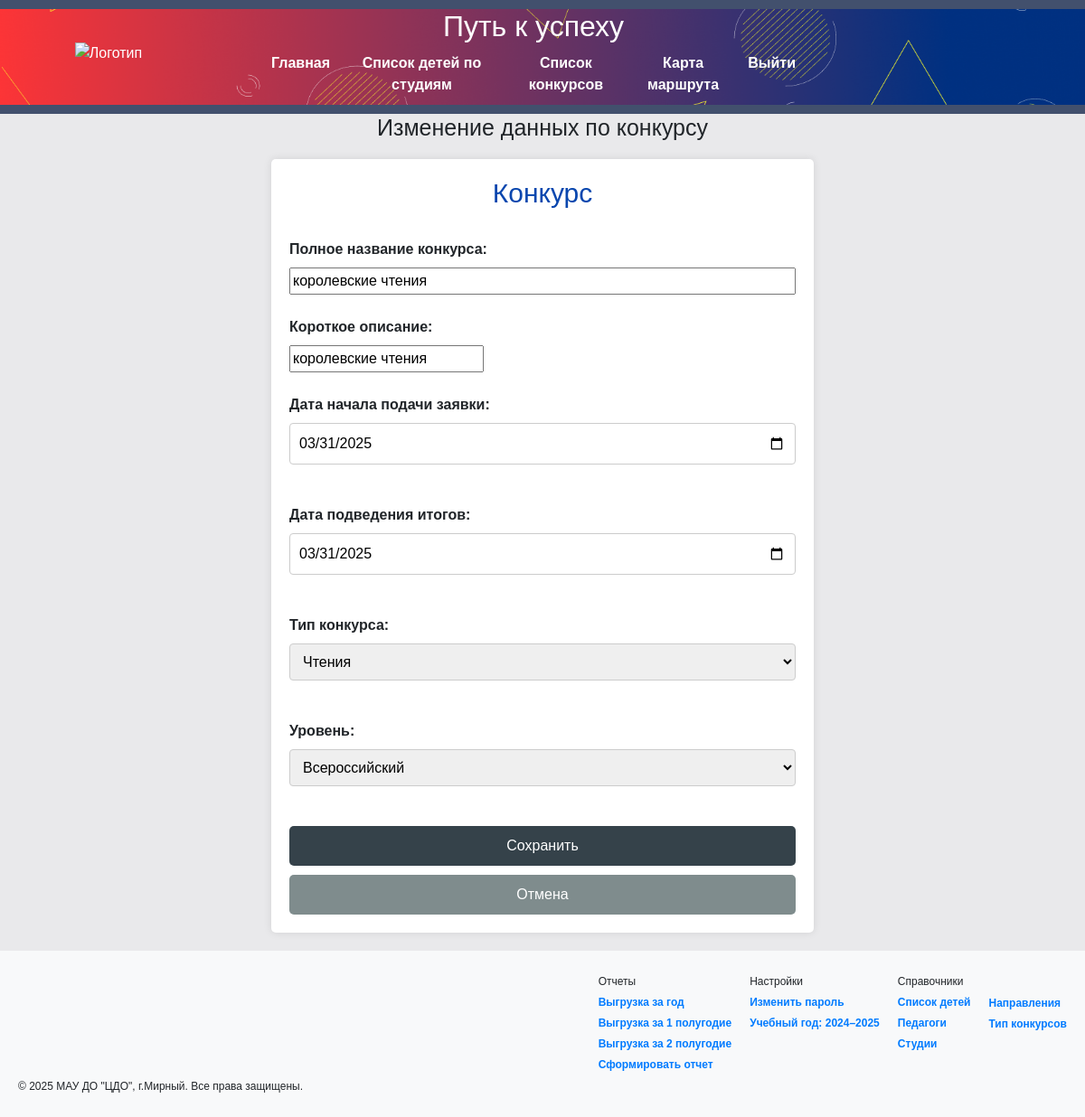
The page /edit_event_inevent/41 (signed in) on the database its author committed.
### tables this page shows
CREATE TABLE events_table (
        id INTEGER PRIMARY KEY AUTOINCREMENT,
        name TEXT NOT NULL,
        opisanie TEXT,
        srok_podachi_date DATE,
        result_date DATE,
        level TEXT,
        type_event_id INTEGER,
        FOREIGN KEY (type_event_id) REFERENCES event_type(id)
    );

CREATE TABLE event_type (
        id INTEGER PRIMARY KEY AUTOINCREMENT,
        name TEXT NOT NULL UNIQUE
    );

### flask_app.py (the view)
@app.route('/edit_event_inevent/<int:id_event>', methods=['GET', 'POST'])
def edit_event_inevent(id_event):
    ev = get_events_by_id(id_event)
    event_types = get_event_types()
    if request.method == 'POST':
        edit_in_events(request, id_event)
        return redirect(url_for('events'))
    else:
        return render_template('edit_event_in_event.html', event=ev, levels=levels, event_types=event_types)

### flask_app.py (called while the page is built)
@app.before_request
def before_request():
    if 'username' not in session and request.endpoint not in ['login', 'static']:
        return redirect(url_for('login'))
    if 'username' in session and request.endpoint not in ['login', 'static']:
        username = session['username']
        year_1, year_2 = get_user_year_settings(username)
        session['year_1'] = year_1
        session['year_2'] = year_2
        session.modified = True

### sql_utils/crud_db.py (called while the page is built)
def get_user_year_settings(username):
    try:
        conn = get_db_connection()
        cursor = conn.cursor()
        cursor.execute("""
             SELECT year_1, year_2 FROM user_settings
             WHERE user=?
             ORDER BY id DESC
             LIMIT 1
         """, (username,))
        result = cursor.fetchone()
        if result:
            return result[0], result[1]
        return 2024, 2025  # значения по умолчанию
    except Exception as e:
        flash(f'Ошибка получения настроек пользователя: {e}', 'error')
        return 2024, 2025
    finally:
        conn.close()

### sql_utils/db_helpers.py (called while the page is built)
def get_db_connection():
    conn = sqlite3.connect('date_source.db')
    conn.row_factory = sqlite3.Row
    return conn

def dict_from_row(row):
    result = {}
    for key in row.keys():
        value = row[key]
        result[key] = value if value is not None and row[key] != 'None' else ''
    return result

### sql_utils/event_db.py (called while the page is built)
def get_events_by_id(event_id):
    conn = get_db_connection()
    cursor = conn.cursor()
    cursor.execute("SELECT * FROM events_table WHERE id = ?", (event_id,))
    event = cursor.fetchone()
    conn.close()
    if event:
        return dict_from_row(event)
    return None

def get_event_types():
    conn = get_db_connection()
    conn.row_factory = sqlite3.Row
    cursor = conn.cursor()
    cursor.execute("SELECT * FROM event_type")
    types = cursor.fetchall()
    conn.close()
    return [dict_from_row(row) for row in types]

### templates/edit_event_in_event.html (shortened to what this page needs)
{% extends 'base.html' %}
{% block content %}
    <h3 style="text-align: center; font-size: 25px">Изменение данных по конкурсу</h3>
    <form class="form" method="POST">
        <h2>Конкурс</h2>
        <br>
        <label name="name">Полное название конкурса:</label>
        <input type="string" id="name" name="name" value="{{ event['name'] }}" required style="width: 100%;">
        <br><br>
        <label for="opisanie">Короткое описание:</label>
        <input type="string" id="opisanie" name="opisanie" value="{{ event['opisanie'] }}" required>
        <br><br>
        <label for="srok_podachi_date">Дата начала подачи заявки:</label>
        <input type="date" id="srok_podachi_date" name="srok_podachi_date" value="{{ event['srok_podachi_date'] }}">
        <br><br>
        <label for="result_date">Дата подведения итогов:</label>
        <input type="date" id="result_date" name="result_date" value="{{ event['result_date'] }}">
        <br><br>
        <label for="type_event_id">Тип конкурса:</label>
        <select id="type_event_id" name="type_event_id" required>
            {% for et in event_types %}
                <option value="{{ et.id }}" {% if et.id == event['type_event_id'] %}selected{% endif %}>
                    {{ et.name }}
                </option>
            {% endfor %}
        </select>
        <br><br>
        <label for="level">Уровень:</label>
        <select id="level" name="level" required>
            {% for level in levels %}
                <option value="{{ level }}" {% if level == event['level'] %}selected{% endif %}>
                    {{ level }}
                </option>
            {% endfor %}
        </select>
        <br><br>
        <input type="submit" value="Сохранить">
        <button type="button" class="cancel-button" onclick="history.back();">Отмена</button>
        <br>
    </form>
{% endblock %}

### static/styles.css (style rules this page uses)
html, body { margin: 0; }
body { font-family: Arial, sans-serif; margin: 0; padding: 0; background-color: #E9E9EB; width: 100%; box-sizing: border-box; }
h2 { text-align: center; color: #0846AE; font-size: 30px; }
form { background: #ffffff; border-radius: 5px; padding: 20px; box-shadow: 0 0 10px rgba(0, 0, 0, 0.1); max-width: 600px; margin: 20px auto; }
label { display: block; margin-bottom: 8px; font-weight: bold; }
select, input[type="date"], input[type="text"], input[type="file"] { width: 100%; padding: 10px; margin-bottom: 20px; border: 1px solid #ccc; border-radius: 4px; box-sizing: border-box; }
input[type="submit"] { background: #35424a; color: #ffffff; border: none; padding: 10px; border-radius: 5px; cursor: pointer; transition: background 0.3s; width: 100%; }
button.cancel-button { background: #7f8c8d; color: #ffffff; border: none; padding: 10px; border-radius: 5px; cursor: pointer; transition: background 0.3s; width: 100%; margin-top: 10px; }

### rows shown on the page
events_table: name "королевские чтения", opisanie "королевские чтения", srok_podachi_date "03/31/2025", result_date "03/31/2025", type_event_id "Чтения", level "Всероссийский"

### other values the page prints
{{ session.year_1 }} "2024"
{{ session.year_2 }} "2025"
